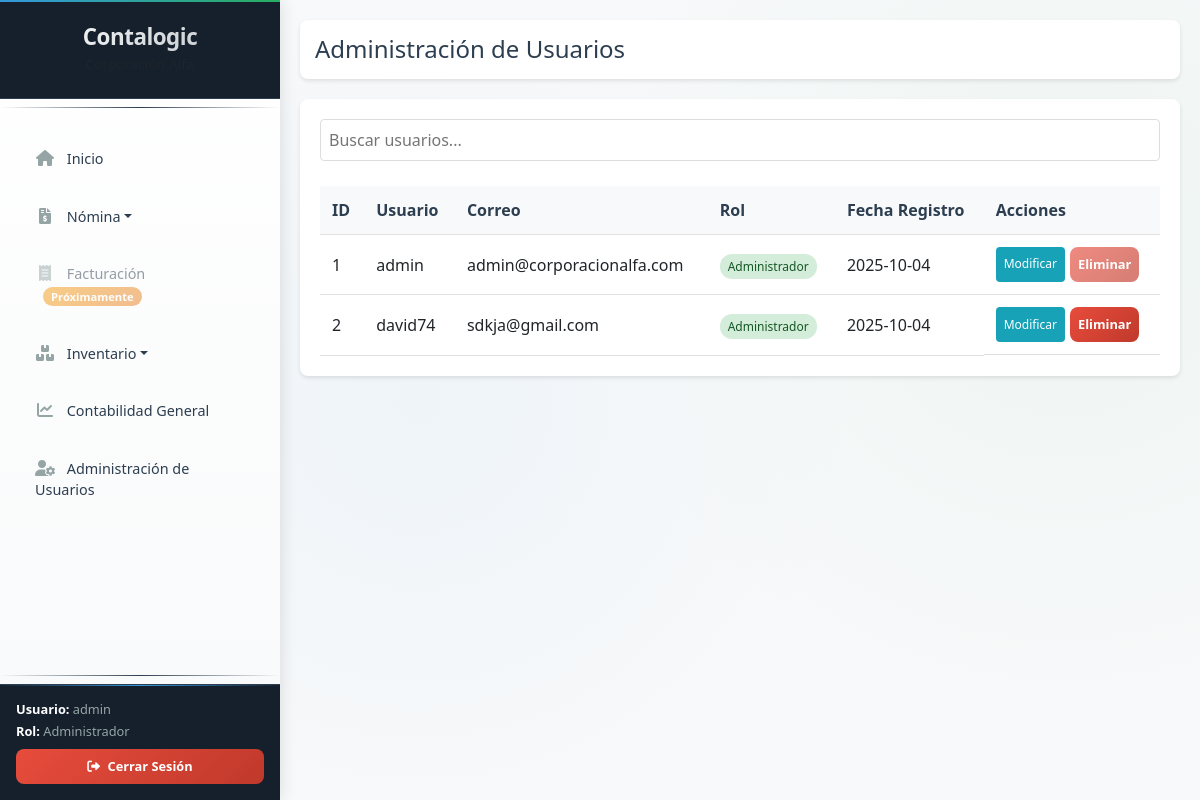
/usuarios (signed in), run on the app's committed database.
### tables this page shows
CREATE TABLE usuarios (
        id INTEGER PRIMARY KEY AUTOINCREMENT,
        usuario TEXT UNIQUE NOT NULL,
        contraseña TEXT NOT NULL,
        cargo TEXT NOT NULL,
        correo TEXT NOT NULL,
        fecha_registro TIMESTAMP DEFAULT CURRENT_TIMESTAMP,
        admin INTEGER DEFAULT 0
    );

### app.py (the view)
@app.route('/usuarios')
@login_required
@admin_required
def usuarios():
    conn = get_db_connection()
    cursor = conn.cursor()
    cursor.execute("SELECT id, usuario, correo, cargo, fecha_registro FROM usuarios ORDER BY usuario")
    users = cursor.fetchall()
    conn.close()
    return render_template('usuarios.html', users=users)

### app.py (called while the page is built)
def login_required(f):
    @wraps(f)
    def decorated_function(*args, **kwargs):
        if 'logged_in' not in session:
            return redirect(url_for('login'))
        return f(*args, **kwargs)
    return decorated_function

def admin_required(f):
    @wraps(f)
    def decorated_function(*args, **kwargs):
        if session.get('user_role') != 'Administrador':
            flash('No tiene permisos para acceder a esta página', 'error')
            return redirect(url_for('home'))
        return f(*args, **kwargs)
    return decorated_function

### database.py (called while the page is built)
def get_db_connection():
    conn = sqlite3.connect('contalogic.db')
    conn.row_factory = sqlite3.Row
    return conn

### templates/usuarios.html (shortened to what this page needs)
{% extends "base.html" %}
{% block css_files %}
<link rel="stylesheet" href="{{ url_for('static', filename='css/usuarios.css') }}">
{% endblock %}
{% block content %}
<div class="page-content">
    <div class="page-header">
        <h2>Administración de Usuarios</h2>
    </div>
    <div class="table-container">
        <table class="data-table" id="usersTable">
            <thead>
                <tr>
                    <th>ID</th>
                    <th>Usuario</th>
                    <th>Correo</th>
                    <th>Rol</th>
                    <th>Fecha Registro</th>
                    <th>Acciones</th>
                </tr>
            </thead>
            <tbody>
                {% for user in users %}
                <tr data-id="{{ user.id }}">
                    <td>{{ user.id }}</td>
                    <td>{{ user.usuario }}</td>
                    <td>{{ user.correo }}</td>
                    <td>
                        <span class="role-badge {{ user.cargo|lower }}">{{ user.cargo }}</span>
                    </td>
                    <td>{{ user.fecha_registro.split(' ')[0] if user.fecha_registro else 'N/A' }}</td>
                    <td class="actions">
                        <button class="btn btn-sm btn-info" onclick="openEditModal({{ user.id }})">Modificar</button>
                        <button class="btn btn-sm btn-danger" onclick="confirmDelete({{ user.id }}, '{{ user.usuario }}')"
                                {{ 'disabled' if user.id == session.user_id }}>
                            Eliminar
                        </button>
                    </td>
                </tr>
                {% endfor %}
            </tbody>
        </table>
    </div>
</div>
{% endblock %}

### templates/base.html (shortened to what this page needs)
<!DOCTYPE html>
<html lang="es">
<head>
    <link href="https://cdn.jsdelivr.net/npm/bootstrap@5.3.0/dist/css/bootstrap.min.css" rel="stylesheet">
    <link href="https://cdnjs.cloudflare.com/ajax/libs/font-awesome/6.0.0/css/all.min.css" rel="stylesheet">
    <link rel="stylesheet" href="{{ url_for('static', filename='css/sidebar.css') }}">
    {% block css_files %}{% endblock %}
</head>
<body>
    <div class="container-fluid">
        <div class="row">
            <div class="col-md-3 col-lg-2 sidebar-bg px-0">
                <div class="sidebar d-flex flex-column">
                    <div class="logo-frame text-center py-4">
                        <h1 class="h4 mb-1 text-white">Contalogic</h1>
                        <p class="text-muted mb-0 small">Corporación Alfa</p>
                    </div>
                    <div class="separator"></div>
                    <nav class="menu flex-grow-1">
                        <ul class="nav flex-column">
                            <li class="nav-item">
                                <a href="{{ url_for('home') }}" class="nav-link menu-link">
                                    <i class="fas fa-home me-2"></i>
                                    Inicio
                                </a>
                            </li>
                            <li class="nav-item dropdown">
                                <a class="nav-link menu-link dropdown-toggle" href="#" role="button"
                                   data-bs-toggle="dropdown" aria-expanded="false">
                                    <i class="fas fa-file-invoice-dollar me-2"></i>
                                    Nómina
                                </a>
                            </li>
                            <li class="nav-item">
                                <a href="#" class="nav-link menu-link disabled">
                                    <i class="fas fa-receipt me-2"></i>
                                    Facturación
                                    <span class="badge bg-secondary ms-2">Próximamente</span>
                                </a>
                            </li>
                            <li class="nav-item dropdown">
                                <a class="nav-link menu-link dropdown-toggle" href="#" role="button"
                                   data-bs-toggle="dropdown" aria-expanded="false">
                                    <i class="fas fa-boxes me-2"></i>
                                    Inventario
                                </a>
                            </li>
                            <li class="nav-item">
                                <a href="{{ url_for('contabilidad') }}" class="nav-link menu-link">
                                    <i class="fas fa-chart-line me-2"></i>
                                    Contabilidad General
                                </a>
                            </li>
                            {% if session.user_role == 'Administrador' %}
                            <li class="nav-item">
                                <a href="{{ url_for('usuarios') }}" class="nav-link menu-link">
                                    <i class="fas fa-user-cog me-2"></i>
                                    Administración de Usuarios
                                </a>
                            </li>
                            {% endif %}
                        </ul>
                    </nav>
                    <div class="separator"></div>
                    <div class="user-info p-3">
                        <p class="mb-1 small">
                            <strong class="text-white">Usuario:</strong>
                            <span class="text-muted">{{ session.username }}</span>
                        </p>
                        <p class="mb-2 small">
                            <strong class="text-white">Rol:</strong>
                            <span class="text-muted">{{ session.user_role }}</span>
                        </p>
                        <a href="{{ url_for('logout') }}" class="btn btn-danger btn-sm w-100">
                            <i class="fas fa-sign-out-alt me-1"></i>
                            Cerrar Sesión
                        </a>
                    </div>
                </div>
            </div>
            <div class="col-md-9 col-lg-10 main-content">
                {% block content %}{% endblock %}
            </div>
        </div>
    </div>
</body>
</html>

### static/css/usuarios.css (style rules this page uses)
.page-header { display: flex; justify-content: space-between; align-items: center; margin-bottom: 20px; padding: 15px; background: white; border-radius: 8px; box-shadow: 0 2px 4px rgba(0, 0, 0, 0.1); }
.page-header h2 { margin: 0; color: #2c3e50; font-size: 24px; }
.table-container { background: white; border-radius: 8px; padding: 20px; box-shadow: 0 2px 4px rgba(0, 0, 0, 0.1); overflow-x: auto; }
.data-table { width: 100%; border-collapse: collapse; margin-top: 10px; }
.data-table th, .data-table td { padding: 12px; text-align: left; border-bottom: 1px solid #e0e0e0; }
.data-table th { background-color: #f8f9fa; font-weight: 600; color: #2c3e50; position: sticky; top: 0; }
.role-badge { padding: 4px 8px; border-radius: 12px; font-size: 12px; font-weight: 500; }
.role-badge.administrador { background-color: #d4edda; color: #155724; }
.actions { display: flex; gap: 5px; }
.btn { padding: 8px 16px; border: none; border-radius: 4px; cursor: pointer; font-size: 14px; font-weight: 500; transition: all 0.3s ease; text-decoration: none; display: inline-block; text-align: center; }
.btn-info { background-color: #17a2b8; color: white; }
.btn-danger { background-color: #e74c3c; color: white; }
.btn-danger:disabled { background-color: #bdc3c7; cursor: not-allowed; transform: none; }
.btn-sm { padding: 4px 8px; font-size: 12px; }

### data on the page
usuarios: username "admin", id "1", usuario "admin", correo "admin@corporacionalfa.com", cargo "Administrador", fecha_registro "2025-10-04"
usuarios: id "2", usuario "david74", correo "sdkja@gmail.com", cargo "Administrador", fecha_registro "2025-10-04"

### other printed values
{{ session.user_role }} "Administrador"
